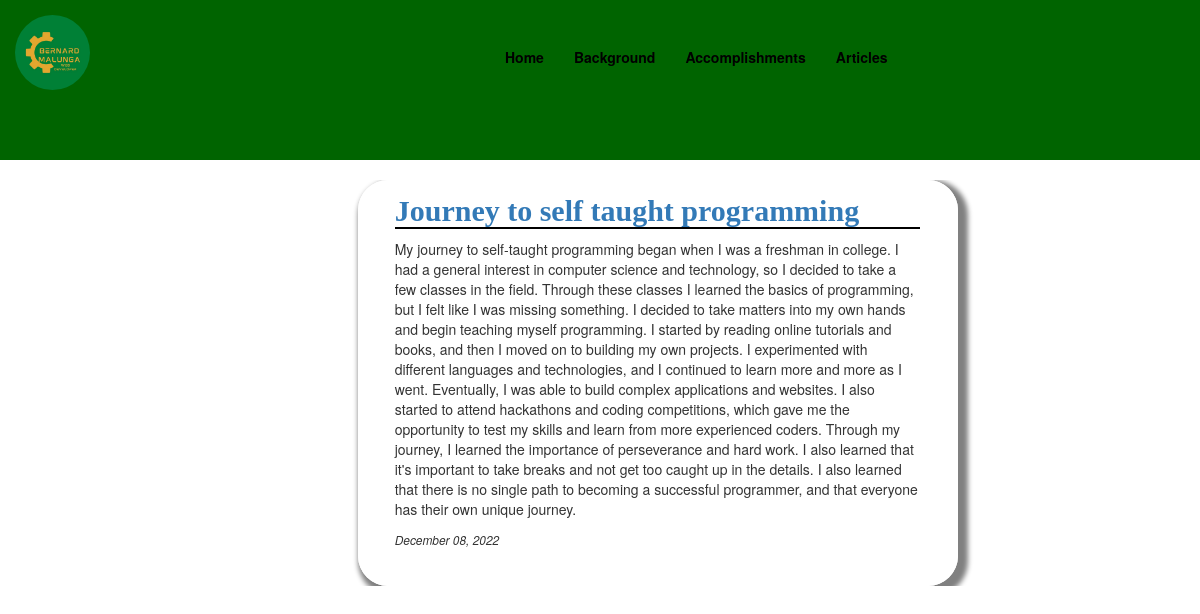
Screenshot of /post/3/ with the database file from the repository.
### mywebsite/models.py (models this page shows, shortened)
class Post(models.Model):
    title = models.CharField(max_length=50)
    content= RichTextUploadingField(blank=True, null=True)
    image = models.ImageField(null=True, blank=True, upload_to='mypics' )
    date = models.DateTimeField(default=timezone.now)

### mywebsite/views.py (the view)
# urls.py: path('post/<int:pk>/', PostDetailView.as_view(), name="post_detail"),
class PostDetailView(DetailView):
    model = Post

### mywebsite/templates/mywebsite/post_detail.html (shortened to what this page needs)
{% extends "mywebsite/home.html" %}
{% load static %}
{% load crispy_forms_tags %}
{% block content %}
<div class="flex-container">
    <div class="container-column">
             <article class="media content-section">
                <div class="media-body">
                </div>
                <div class= "media-content">
                    <h2><a class="article-title" href="">{{ object.title }}</a></h2>
                    <p class="article-content">{{ object.content | safe }}</p>
                    <small class="article-date">{{ object.date|date:"F d, Y" }}</small>
                </div>
            </article>
    </div>
{% endblock %}

### static/styles.css (style rules this page uses)
* { margin:0%; padding: 0%; box-sizing: border-box; }
body { background-color:white; color:black; min-height:100vh; }
a { color: black; text-decoration: none; }
.article-title { margin-top: 20%; font-weight: bold; font-family: 'Times New Roman', Times, serif; }

### mywebsite/templates/mywebsite/post_detail.html (style rules this page uses)
article { margin-top:2%; align-content:center; margin-left:4%; display:grid; grid-template-columns: 30% 70%; padding-right:10%; margin-bottom:3%; }
.media-content { border: 1px solid white; border-radius:30px; width:600px; padding-left:5%; padding-right:5%; padding-bottom:5%; box-shadow:5px 5px 5px 5px grey; }
.article-title { margin-top:5%; align-content:center; }
h2 { margin-bottom:2%; margin-top:2%; border-bottom:2px solid black; max-width:600px; }
.article-date { margin-right:2%; font-style:italic; margin-top:5%; }

### rows the page displays
Post: title "Journey to self taught programming", content "My journey to self-taught programming began when I was a freshman in college. I had a general interest in computer science and technology, so I decided to take a few classes in the field. Through these classes I learned the basics of programming, but I felt like I was missing something. I decided to take matters into my own hands and begin teaching myself programming. I started by reading online tutorials and books, and then I moved on to building my own projects. I experimented with different languages and technologies, and I continued to learn more and more as I went. Eventually, I was able to build complex applications and websites. I also started to attend hackathons and coding…", date "December 08, 2022"
